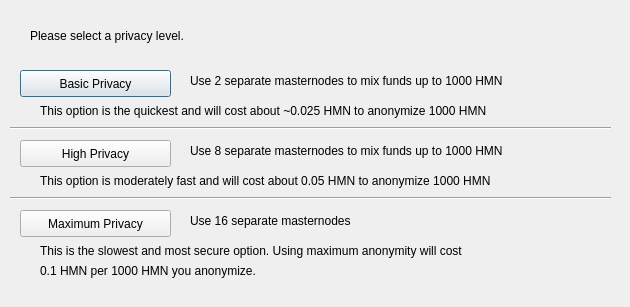
<?xml version="1.0" encoding="UTF-8"?>
<ui version="4.0">
 <class>DarksendConfig</class>
 <widget class="QDialog" name="DarksendConfig">
  <property name="geometry">
   <rect>
    <x>0</x>
    <y>0</y>
    <width>630</width>
    <height>307</height>
   </rect>
  </property>
  <property name="windowTitle">
   <string>Configure PrivateSend</string>
  </property>
  <widget class="QPushButton" name="buttonBasic">
   <property name="geometry">
    <rect>
     <x>20</x>
     <y>70</y>
     <width>151</width>
     <height>27</height>
    </rect>
   </property>
   <property name="text">
    <string>Basic Privacy</string>
   </property>
  </widget>
  <widget class="QPushButton" name="buttonHigh">
   <property name="geometry">
    <rect>
     <x>20</x>
     <y>140</y>
     <width>151</width>
     <height>27</height>
    </rect>
   </property>
   <property name="text">
    <string>High Privacy</string>
   </property>
  </widget>
  <widget class="QPushButton" name="buttonMax">
   <property name="geometry">
    <rect>
     <x>20</x>
     <y>210</y>
     <width>151</width>
     <height>27</height>
    </rect>
   </property>
   <property name="text">
    <string>Maximum Privacy</string>
   </property>
  </widget>
  <widget class="QLabel" name="label">
   <property name="geometry">
    <rect>
     <x>30</x>
     <y>20</y>
     <width>571</width>
     <height>31</height>
    </rect>
   </property>
   <property name="text">
    <string>Please select a privacy level.</string>
   </property>
  </widget>
  <widget class="QLabel" name="label_2">
   <property name="geometry">
    <rect>
     <x>190</x>
     <y>70</y>
     <width>421</width>
     <height>21</height>
    </rect>
   </property>
   <property name="text">
    <string>Use 2 separate masternodes to mix funds up to 1000 HMN</string>
   </property>
  </widget>
  <widget class="QLabel" name="label_3">
   <property name="geometry">
    <rect>
     <x>190</x>
     <y>140</y>
     <width>411</width>
     <height>21</height>
    </rect>
   </property>
   <property name="text">
    <string>Use 8 separate masternodes to mix funds up to 1000 HMN</string>
   </property>
  </widget>
  <widget class="QLabel" name="label_4">
   <property name="geometry">
    <rect>
     <x>190</x>
     <y>210</y>
     <width>421</width>
     <height>21</height>
    </rect>
   </property>
   <property name="text">
    <string>Use 16 separate masternodes</string>
   </property>
  </widget>
  <widget class="QLabel" name="label_6">
   <property name="geometry">
    <rect>
     <x>40</x>
     <y>100</y>
     <width>561</width>
     <height>21</height>
    </rect>
   </property>
   <property name="text">
    <string>This option is the quickest and will cost about ~0.025 HMN to anonymize 1000 HMN</string>
   </property>
  </widget>
  <widget class="QLabel" name="label_7">
   <property name="geometry">
    <rect>
     <x>40</x>
     <y>170</y>
     <width>561</width>
     <height>21</height>
    </rect>
   </property>
   <property name="text">
    <string>This option is moderately fast and will cost about 0.05 HMN to anonymize 1000 HMN</string>
   </property>
  </widget>
  <widget class="QLabel" name="label_8">
   <property name="geometry">
    <rect>
     <x>40</x>
     <y>240</y>
     <width>561</width>
     <height>21</height>
    </rect>
   </property>
   <property name="text">
    <string>This is the slowest and most secure option. Using maximum anonymity will cost</string>
   </property>
  </widget>
  <widget class="QLabel" name="label_9">
   <property name="geometry">
    <rect>
     <x>40</x>
     <y>260</y>
     <width>561</width>
     <height>21</height>
    </rect>
   </property>
   <property name="text">
    <string>0.1 HMN per 1000 HMN you anonymize.</string>
   </property>
  </widget>
  <widget class="Line" name="line">
   <property name="geometry">
    <rect>
     <x>10</x>
     <y>120</y>
     <width>601</width>
     <height>16</height>
    </rect>
   </property>
   <property name="orientation">
    <enum>Qt::Horizontal</enum>
   </property>
  </widget>
  <widget class="Line" name="line_2">
   <property name="geometry">
    <rect>
     <x>10</x>
     <y>190</y>
     <width>601</width>
     <height>16</height>
    </rect>
   </property>
   <property name="orientation">
    <enum>Qt::Horizontal</enum>
   </property>
  </widget>
 </widget>
 <resources/>
 <connections/>
</ui>
